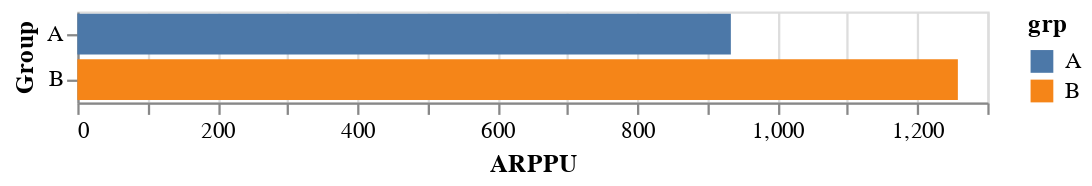

The notebook cell this image was saved under:
### Code cell
alt.Chart(data[data['converted'] == 1]).mark_bar().encode( # учитываем только наблюдения с платящими клиентами
    alt.Y('grp', title='Group'),
    alt.X('average(rev)', title='ARPPU'),
    color='grp'
)

### Figure 1 — Vega-Lite specification as saved in the notebook (floating-point values rounded to 4 significant figures; data arrays with more than 128 entries replaced by an {"elided": "..."} marker saying what was removed)
{"config": {"view": {"continuousWidth": 400, "continuousHeight": 300}}, "data": {"name": "data-5e67223e324d8824ccb47411aaad0e2c"}, "mark": "bar", "encoding": {"color": {"type": "nominal", "field": "grp"}, "x": {"type": "quantitative", "aggregate": "average", "field": "rev", "title": "ARPPU"}, "y": {"type": "nominal", "field": "grp", "title": "Group"}}, "$schema": "https://vega.github.io/schema/vega-lite/v4.8.1.json", "datasets": {"data-5e67223e324d8824ccb47411aaad0e2c": {"elided": "392 records"}}}
